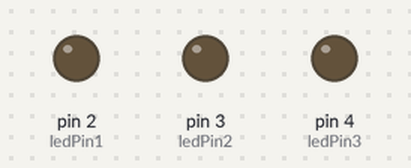
Bench run of a sketch on a simulated Arduino Uno, built with avr-gcc and run on an emulated ATmega328P. Shown: output pins drawn as LEDs (lit = HIGH).

Above: at 0.2 s.
At 0.7 s:
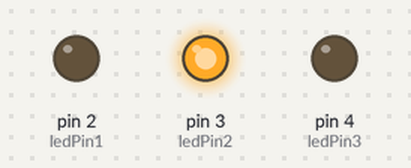
At 2.2 s:
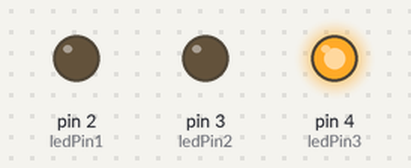
At 3.2 s:
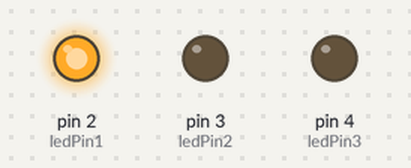
At 4.7 s:
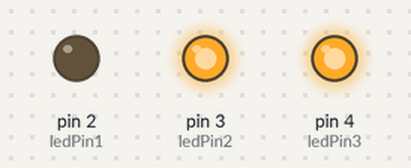
At 5.7 s:
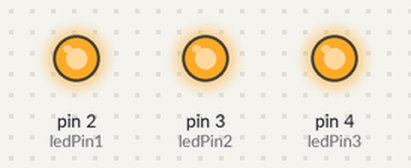
Timing chart, 0 to 6.9 s (numbered marks = the images above):
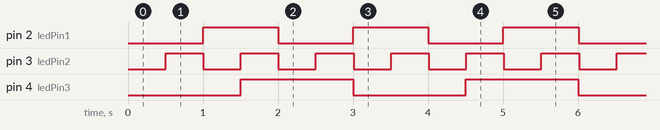

The sketch:

millisBasic.ino
```cpp
//pin tanımları
int ledPin1 = 2, ledPin2 = 3, ledPin3 = 4;

//son millis değerini tutacağımız değişken
unsigned long lastTime1 = 0, lastTime2 = 0, lastTime3 = 0;

void setup() {
  // put your setup code here, to run once:

  //led pinlerini çıkış olarak tanımladık
  pinMode(ledPin1, OUTPUT);
  pinMode(ledPin2, OUTPUT);
  pinMode(ledPin3, OUTPUT);
}

void loop() {
  // put your main code here, to run repeatedly:

  //son millis değeri ile arada 1000 fark varsa
  if (millis() - lastTime1 > 1000)
  {
    digitalWrite(ledPin1, !digitalRead(ledPin1)); //led durumunu değiştir
    lastTime1 = millis();                         //son değere o anki millis
                                                  //değerini kaydet
  }

  //son millis değeri ile arada 500 fark varsa
  if (millis() - lastTime2 > 500)
  {
    digitalWrite(ledPin2, !digitalRead(ledPin2)); //led durumunu değiştir
    lastTime2 = millis();                         //son değere o anki millis
                                                  //değerini kaydet
  }

  //son millis değeri ile arada 1500 fark varsa
  if (millis() - lastTime3 > 1500)
  {
    digitalWrite(ledPin3, !digitalRead(ledPin3)); //led durumunu değiştir
    lastTime3 = millis();                         //son değere o anki millis
                                                  //değerini kaydet
  }
}
```

Measured:
- by itself, pin 2 (ledPin1): alternates HIGH for 1.0 s and LOW for 1.0 s
- by itself, pin 3 (ledPin2): alternates HIGH for 0.50 s and LOW for 0.50 s
- by itself, pin 4 (ledPin3): alternates HIGH for 1.5 s and LOW for 1.5 s
